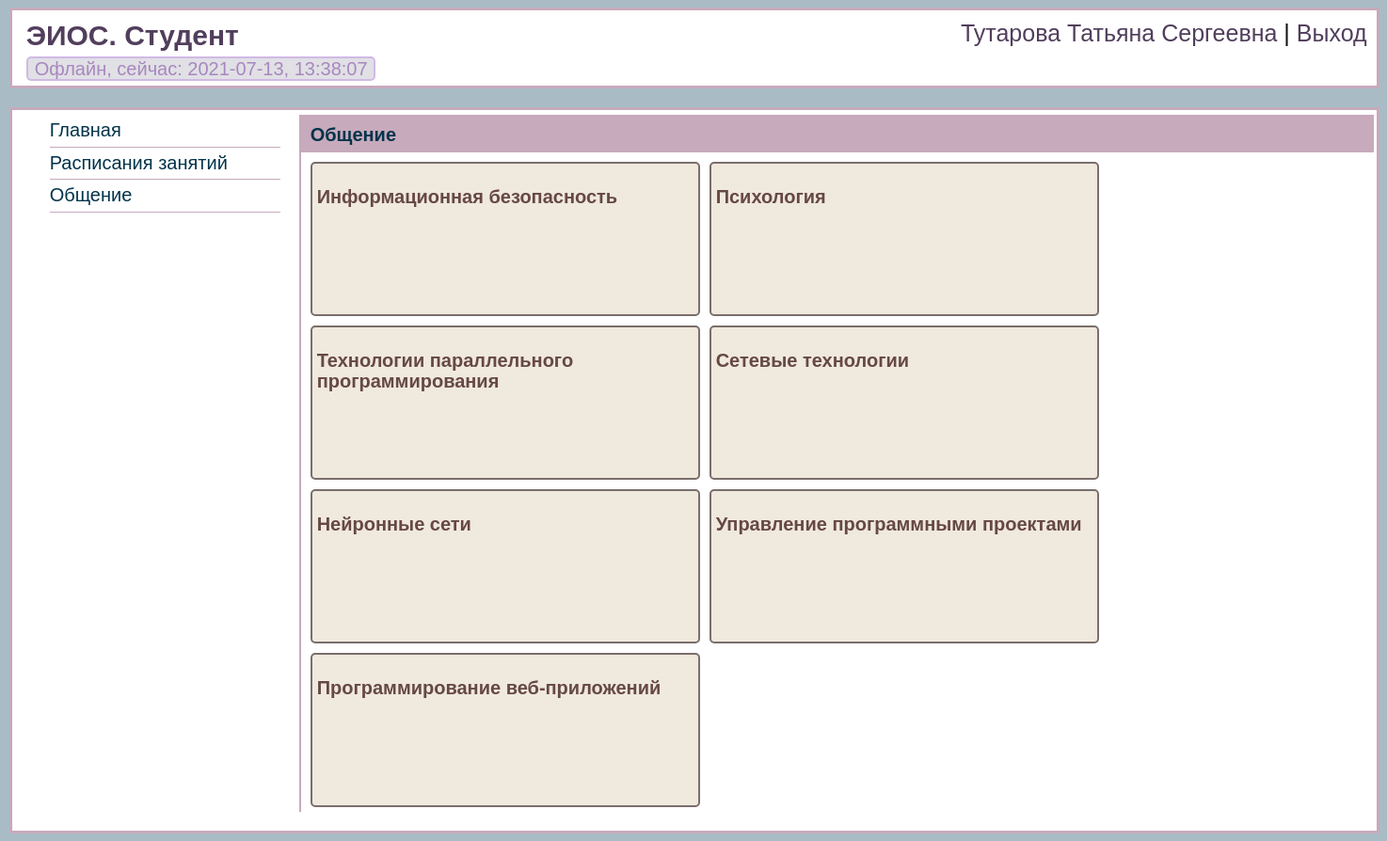
The page /send_message.php (signed in) on the database its author committed.
### tables this page shows
CREATE TABLE `online` (
  `id` int NOT NULL,
  `id_customer` int NOT NULL,
  `lastvisit` int NOT NULL,
  `online_users` int NOT NULL
);

CREATE TABLE `discipline` (
  `id_discipline` int NOT NULL,
  `name_discipline` varchar(200) NOT NULL,
  `id_prof` int NOT NULL,
  `id_faculty` int NOT NULL,
  `id_direction` int NOT NULL,
  `distance` int NOT NULL,
  `id_semester` int NOT NULL
);

### forum/student_forum.php (the view)
<div id="block-parameters">
    <p id="title-page" >Общение</p>
</div>
<div class="choice-dis">
    <?php
    $id = $_SESSION['auth_customer_id'];
    $gr = mysqli_query($conn, "SELECT * FROM cus_student WHERE id_student = '$id'");
    If (mysqli_num_rows($gr) > 0){
        $row = mysqli_fetch_array($gr);
        $group_k = $row['kurs'];
    }
    $result = mysqli_query($conn, "SELECT * FROM dis_kurs WHERE group_kurs = '$group_k'");
    If (mysqli_num_rows($result) > 0) {
        while($row_1 = mysqli_fetch_assoc($result)) {
            $data[] = $row_1;
        }
        for ($j = 0; $j < count($data); $j++){
            $id_dis = $data[$j]['id_dis'];
            $dis = mysqli_query($conn, "SELECT * FROM discipline WHERE id_discipline = '$id_dis'");
            $rows = mysqli_fetch_array($dis);
            $name_dis = $rows['name_discipline'];
            echo '<a style="display:block" href="../forum/view-forum.php?dis_id='.$id_dis.'+&group='.$group_k.'">
                    <div class="dis-for">
                        <p class="diss">'.$name_dis.'</p>
                    </div>
                  </a>';
        }
    }
    ?>
</div>

### include/block-header.php (shortened to what this page needs)
<?php
if ($_SESSION['auth_status'] == 2)
{
    $id = $_SESSION['auth_customer_id'];
    $result = mysqli_query($conn, "SELECT * FROM online WHERE id_customer = '$id'");
    If (mysqli_num_rows($result) > 0)
    {
        $row = mysqli_fetch_array($result);
        if ($row["online_users"] == 0)
        {
            $status_online = 'Офлайн';
        }
    }
    echo '<div id="block-body">
    <div id="block-header">
        <div id="block-header1" >
            <h3>ЭИОС. Студент</h3>
            <div id="online_but">';
    $ddate = date("Y-m-d, H:i:s");
    echo $status_online.', сейчас: '.$ddate;
    echo '</div>
        </div>
        <div id="block-header2" >
            <p class="right"><a href="profile.php" >';
    if ($_SESSION['auth'] == 'yes_auth'){
        echo $_SESSION['auth_FIO'];
    }
    echo '</a> | <a id="logout">Выход</a></p>
        </div>
        <div id="block-header3" >
            <p class="right" id="link-nav" >';
    echo '</p>
        </div>
    </div>
</div>
<div id="pusto"></div>
';
}
?>

### css/style.css (style rules this page uses)
body { width: 99%; height: auto; color: #000000; background-color: #a9bcc6; background-size: cover; font-family: "Segoe UI", sans-serif; line-height: 135%; }
.right { float: right }
#block-body { width: 1450px; margin: 5px auto; background-color: white; border: 3px solid #c7aabc; }
#block-header { width: 1450px; height: 80px; }
#block-header1 { width: 598px; float: left; height: 50px; }
#block-header1 h3 { font: 30px sans-serif; margin-left: 15px; margin-top: 10px; margin-bottom: 5px; font-weight: bold; color: #513e5c; }
#block-header2 { width: 598px; float: right; height: 50px; }
#block-header2 p { margin-top: 10px; margin-right: 10px; font: 25px sans-serif; color: #11110f; }
#block-header2 a { font: 25px sans-serif; text-decoration: none; color: #513e5c; }
#block-header3 { width: 1450px; float: right; height: 25px; }
#online_but { width: 360px; height: 12px; color: #a887bf; font: 20px sans-serif; padding-bottom: 10px; border: 2px solid #d1b9e5; border-radius: 5px; margin-left: 15px; padding-left: 7px; background: #e0e0e5; }
#pusto { height: 10px; }
#block-parameters { width: 1140px; height: 40px; background-color: #c7aabc; }
#title-page { font: 20px sans-serif; font-weight: bold; margin-top: 10px; margin-left: 10px; position: absolute; color: #02334a; }

### css/style-1.css (style rules this page uses)
.choice-dis { margin-top: 5px; margin-left: 5px; width: 880px; height: auto; }
.dis-for { border: 2px solid #7a6e6c; border-radius: 5px; margin: 5px; padding: 5px; width: 400px; height: 150px; background-color: #f0e9dd; cursor: pointer; float:left; }
.diss { font-size:20px; font-weight: bold; font-family: SansSerif, sans-serif; color: #664845; }

### rows shown on the page
online: online_users "Офлайн"
discipline: name_discipline "Информационная безопасность"
discipline: name_discipline "Психология"
discipline: name_discipline "Технологии параллельного программирования"
discipline: name_discipline "Сетевые технологии"
discipline: name_discipline "Нейронные сети"
discipline: name_discipline "Управление программными проектами"
discipline: name_discipline "Программирование веб-приложений"

### other values the page prints
$_SESSION['auth_FIO'] "Тутарова Татьяна Сергеевна"
